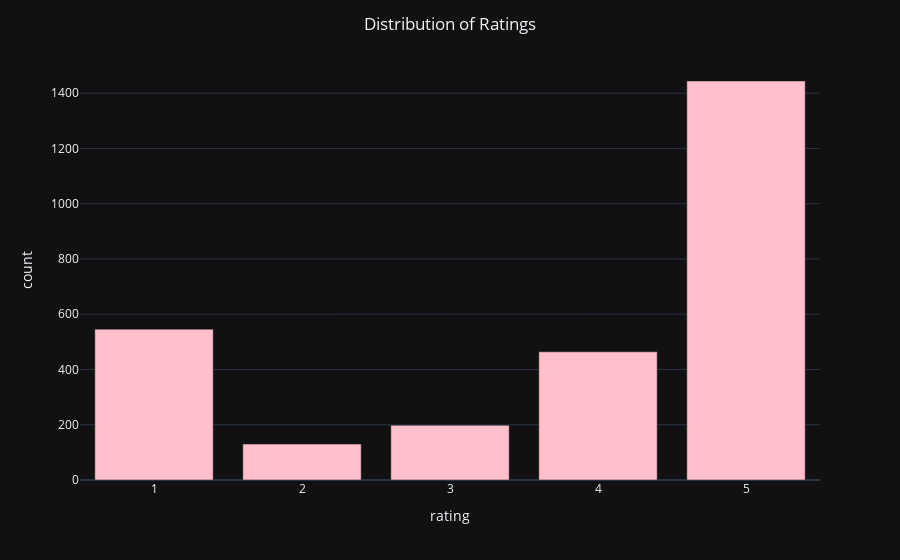

The notebook cell this image was saved under:
### Markdown cell above
*   ##### Visualize the distribution of ratings given to products based on customer reviews.

### Code cell
rating_df = pd.DataFrame(df['rating'].value_counts().reset_index())
rating_df.columns=['rating','count']

fig = px.bar(rating_df,x='rating',y='count',
            color_discrete_sequence=['pink'])
fig.update_layout(title_text='Distribution of Ratings',title_x=0.5
                  ,template='plotly_dark')
fig.show()

### Figure 1 — Plotly figure (JSON) as saved in the notebook; plotly's stock layout.template omitted (floating-point values rounded to 4 significant figures)
{"data": [{"alignmentgroup": "True", "hovertemplate": "rating=%{x}<br>count=%{y}<extra></extra>", "legendgroup": "", "marker": {"color": "pink", "pattern": {"shape": ""}}, "name": "", "offsetgroup": "", "orientation": "v", "showlegend": false, "textposition": "auto", "type": "bar", "x": [5, 1, 4, 3, 2], "xaxis": "x", "y": [1444, 546, 464, 198, 130], "yaxis": "y"}], "layout": {"barmode": "relative", "legend": {"tracegroupgap": 0}, "margin": {"t": 60}, "title": {"text": "Distribution of Ratings", "x": 0.5}, "xaxis": {"anchor": "y", "domain": [0, 1], "title": {"text": "rating"}}, "yaxis": {"anchor": "x", "domain": [0, 1], "title": {"text": "count"}}}}
